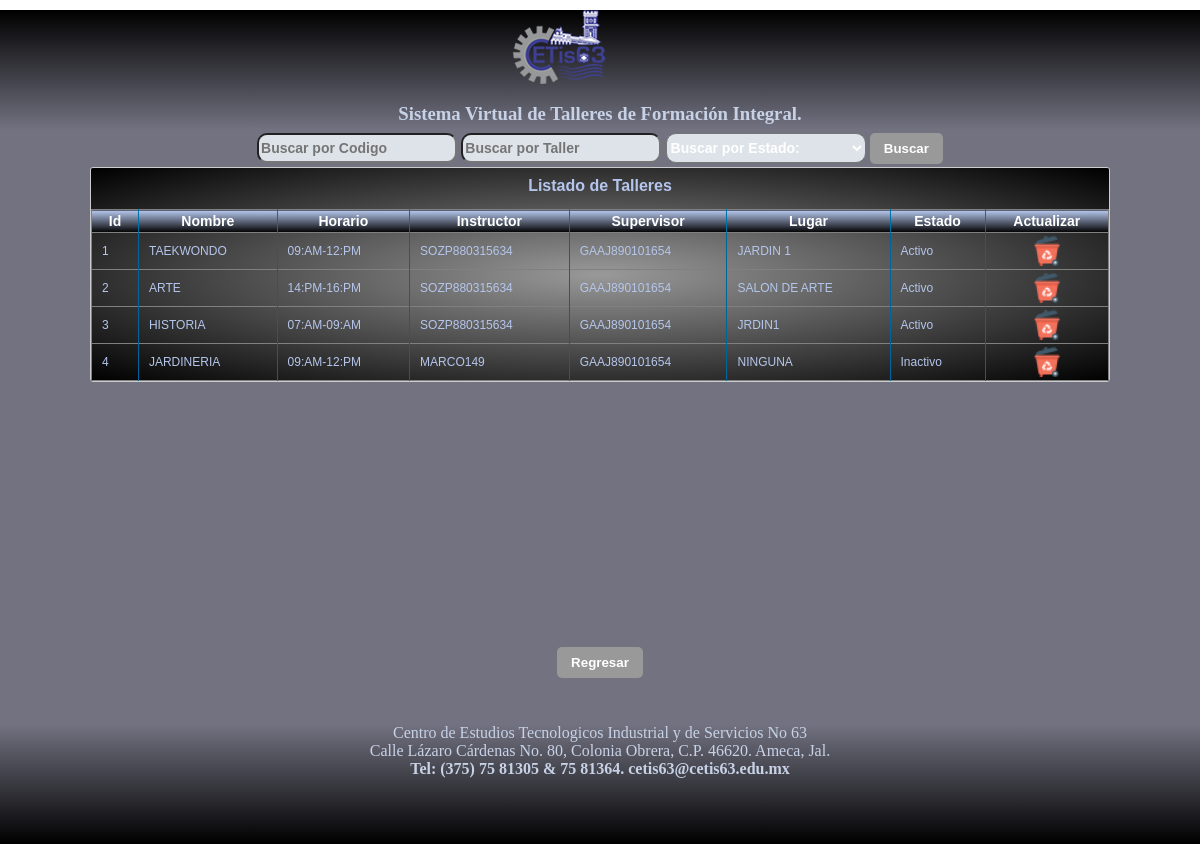
The page /listTalleres.php on the database as committed earlier.
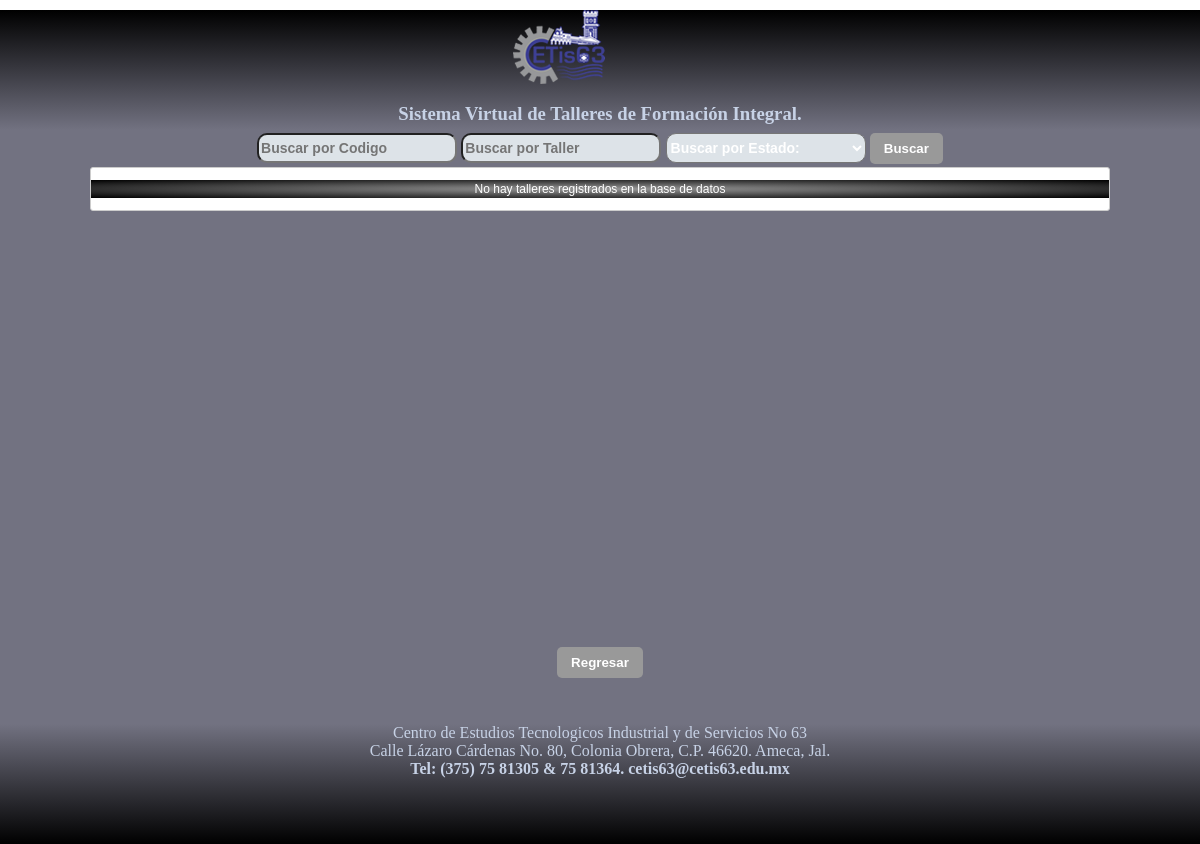
The same page on the database as committed later.
### tables this page shows
CREATE TABLE `taller` (
  `id` int(11) NOT NULL,
  `nombre` varchar(20) DEFAULT NULL,
  `area` varchar(30) DEFAULT NULL,
  `horario` varchar(20) DEFAULT NULL,
  `instructor` varchar(20) DEFAULT NULL,
  `supervisor` varchar(20) DEFAULT NULL,
  `estado` varchar(20) DEFAULT NULL
);

### clases/db.php (called while the page is built)
<?php
class DB {
   private $server;
   private $host;
   private $db;
   private $user;
   private $psw;
   private $charset;
   public function __construct() {
      $this-> server  = 'mysql';
      $this-> host   = 'localhost';
      $this-> db     = 'taller';
      $this-> user   = 'root';
      $this-> psw    = '';
      $this-> charset= 'utf8mb4';
   }
   function connect() {
      try{
         $conexion = $this->server.':host='.$this->host.'; dbname='.$this->db.'; chartset='.$this->charset;
         $options = [
            PDO::ATTR_ERRMODE          => PDO::ERRMODE_EXCEPTION,
            PDO::ATTR_EMULATE_PREPARES => false,
         ];
         $pdo = new PDO($conexion, $this->user, $this->psw, $options);
         return $pdo;
      }catch(PDOException $e){
         print_r('Error de conexion: ' . $e->getMessage());
      }
   }
 }
?>

### clases/taller.php (called while the page is built, shortened)
<?php
include_once 'db.php';
class Taller extends DB {
	public function listar(){
		$query = $this->connect()->prepare('SELECT * FROM taller');
		$query->execute();
		return $query->fetchAll(PDO::FETCH_ASSOC);
	}
}
?>

### listTalleres.php (the view, shortened to what the changed rows need)
<?php
  $filtro1 = $_POST['FiltrarId'];
  $filtro2 = $_POST['FiltrarNombre'];
  $filtro3 = $_POST['FiltrarEstado'];
?>
<html>
    <head>
        <link rel="stylesheet" href="css/main.css"/>
        <link rel="stylesheet" href="css/forms.css">
    </head>
    <body>
    <center>
        <div id="contenedor">
    <section style="text-align: center; margin: 0 auto; height: 60%">
        <article style="width:85%; height: 100%;text-align: center; margin: 0 auto;">
                 <div class="datagrid">
                 <form method="post" action="modulos/mdl_delTalleres.php" name="frm_listTalleres" id="frm_listTalleres" style="width: auto; height: auto;">
          <?php
          include_once 'clases/taller.php';
          $doc = new Taller();
          $talleres = $doc->listar();
          if($talleres){
            echo "
             <h4>Listado de Talleres</h4>
              <table border='1'><thead>
              <tr>
                <th style='text-align:center'>Id</th>
                <th style='text-align:center'>Nombre</th>
                <th style='text-align:center'>Horario</th>
                <th style='text-align:center'>Instructor</th>
        		<th style='text-align:center'>Supervisor</th>
            <th style='text-align:center'>Lugar</th>
            <th style='text-align:center'>Estado</th>
        		<th style='text-align:center'>Actualizar</th>
              </tr></thead>";
            if($filtro1 || $filtro2 || $filtro3){
            foreach ($talleres as $taller) {
            if($filtro1 == $taller['id'] || $filtro2 == $taller['nombre'] || $filtro3 == $taller['estado']){
              echo "<tr>
              <td>".$taller['id']."</td>
              <td>".$taller['nombre']."</td>
              <td>".$taller['horario']."</td>
        	  <td>".$taller['instructor']."</td>
        	  <td>".$taller['supervisor']."</td>
            <td>".$taller['area']."</td>
            <td>".$taller['estado']."</td>
              <td style='text-align:center'><img width='30' height='30' src='imgs/delete.png' onClick='borrar(\"".$taller['id']."\");'></td>
              </tr>";
            }
            }
            }else{
              foreach ($talleres as $taller) {
                echo "<tr>
                <td>".$taller['id']."</td>
                <td>".$taller['nombre']."</td>
                <td>".$taller['horario']."</td>
              <td>".$taller['instructor']."</td>
              <td>".$taller['supervisor']."</td>
              <td>".$taller['area']."</td>
              <td>".$taller['estado']."</td>
                <td style='text-align:center'><img width='30' height='30' src='imgs/delete.png' onClick='borrar(\"".$taller['id']."\");'></td>
                </tr>";
              }
            }
            echo "</table>";
          }
          else{
            echo " <p>No hay talleres registrados en la base de datos</p>";
          }
        ?>
</div>
           </article>
        </section>
    </div>
  </center>
    </body>
</html>

Rows that differ between the two databases and show on the page:
removed taller: id "1", nombre "TAEKWONDO", horario "09:AM-12:PM", instructor "SOZP880315634", supervisor "GAAJ890101654", area "JARDIN 1", estado "Activo"
removed taller: id "2", nombre "ARTE", horario "14:PM-16:PM", instructor "SOZP880315634", supervisor "GAAJ890101654", area "SALON DE ARTE", estado "Activo"
removed taller: id "3", nombre "HISTORIA", horario "07:AM-09:AM", instructor "SOZP880315634", supervisor "GAAJ890101654", area "JRDIN1", estado "Activo"
removed taller: id "4", nombre "JARDINERIA", horario "09:AM-12:PM", instructor "MARCO149", supervisor "GAAJ890101654", area "NINGUNA", estado "Inactivo"
Other text that changed with them:
text no longer shown: "Listado de Talleres Id Nombre Horario Instructor Supervisor Lugar Estado Actualizar"
text now shown: "No hay talleres registrados en la base de datos"
